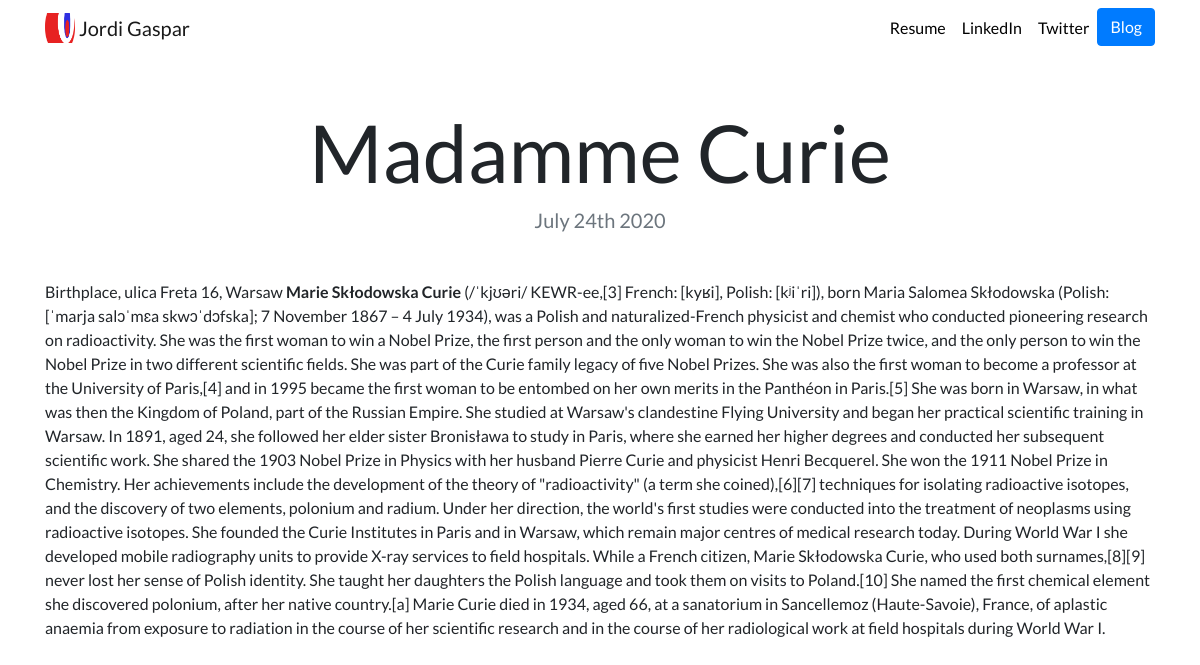
The app's page /blog/2/ with its own data.
### blog/models.py (models this page shows, shortened)
class Blog(models.Model):
    title = models.CharField(max_length=200)
    date = models.DateField()
    description = models.TextField()
    url = models.URLField(blank=True)

### blog/views.py (the view)
# urls.py: path('<int:blog_id>/', views.detail, name='detail')
def detail(request, blog_id):
    blog = get_object_or_404(Blog, pk=blog_id)
    return render(request, 'blog/detail.html', {'blog':blog})

### blog/templates/blog/detail.html
{% extends "portfolio/base.html" %}
{% load static %}
{% block content %}
<h1 class="text-center mt-5" id="blogdetailtitle">{{ blog.title }}</h1>
<h5 class="text-center text-muted mb-5">{{ blog.date|date:'F jS Y' }}</h5>
{{ blog.description|safe }}
{% endblock %}

### portfolio/static/portfolio/custom.css (style rules this page uses)
body { font-family: 'Lato', sans-serif; }
@media (min-width: 992px) { #blogdetailtitle { font-size: 5rem; } }

### records on screen
Blog: title "Madamme Curie", date "July 24th 2020", description "Birthplace, ulica Freta 16, Warsaw Marie Skłodowska Curie (/ˈkjʊəri/ KEWR-ee,[3] French: [kyʁi], Polish: [kʲiˈri]), born Maria Salomea Skłodowska (Polish: [ˈmarja salɔˈmɛa skwɔˈdɔfska]; 7 November 1867 – 4 July 1934), was a Polish and naturalized-French physicist and chemist who conducted pioneering research on radioactivity. She was the first woman to win a Nobel Prize, the first person and the only woman to win the Nobel Prize twice, and the only person to win the Nobel Prize in two different scientific fields. She was part of the Curie family legacy of five Nobel Prizes. She was also the first woman to become a professor at the University of Paris,[4] and in 1995 became the first woman…"
